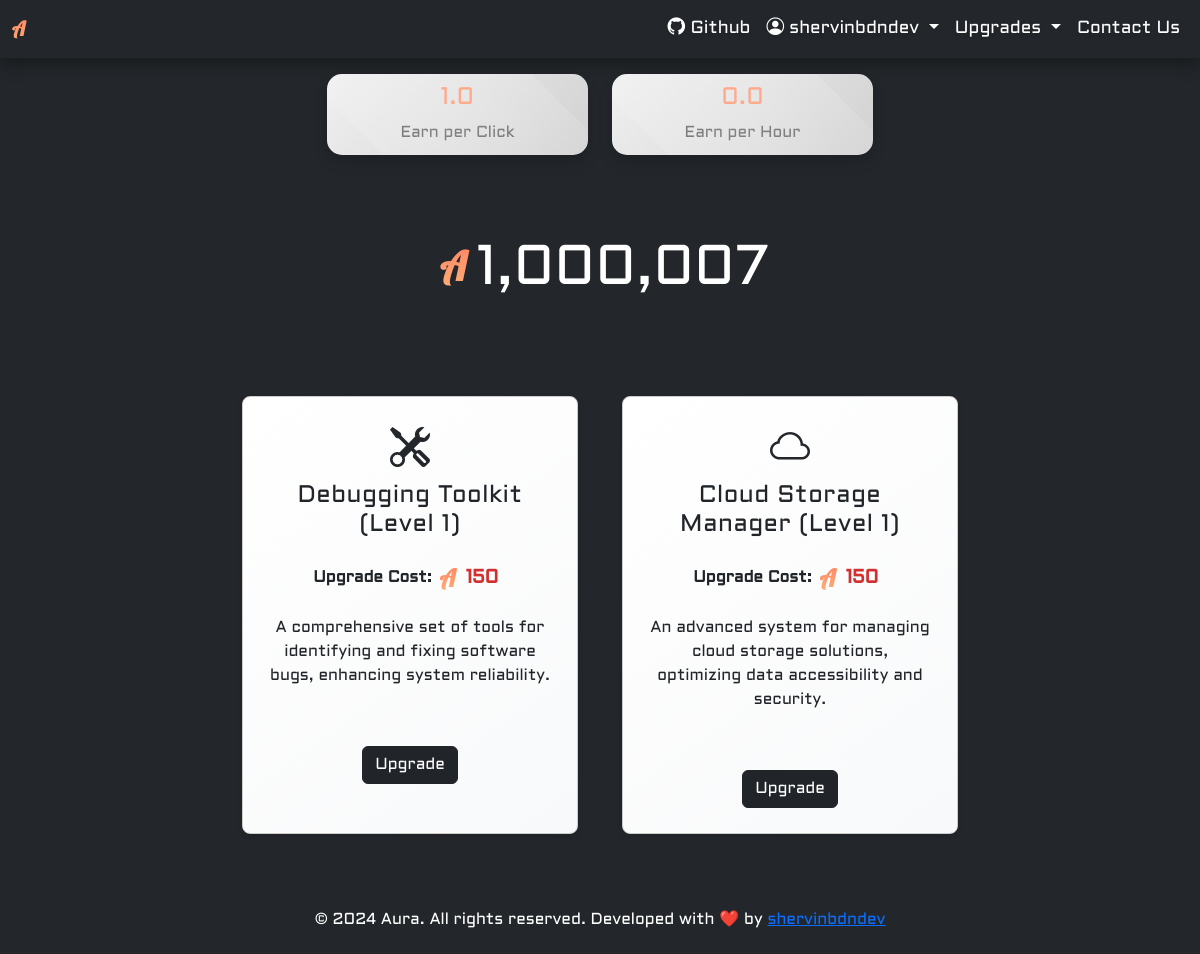
Screenshot of /upgrade/manual/ (signed in) with the database file from the repository.
### upgrade/models.py (models this page shows, shortened)
class Card(models.Model):
    TYPE_CHOICES: list[tuple[str, str]] = [
        ('manual', 'Manual'),
        ('advanced', 'Advanced'),
        ('business', 'Business'),
        ('legendary', 'Legendary'),
    ]
    card_type = models.CharField(max_length=10, choices=TYPE_CHOICES, blank=True, null=True, verbose_name='Type')
    name = models.CharField(max_length=100, blank=True, null=True ,verbose_name='Name')
    description = models.TextField(verbose_name='Description')
    icon = models.CharField(max_length=100, blank=True, null=True ,verbose_name='Icon')
    initial_upgrade_cost = models.IntegerField(default=100, verbose_name='Upgrade Cost')
    class Meta:
        verbose_name = 'Card'
        verbose_name_plural = 'Cards'

### upgrade/views.py (the view)
class UpgradeCardsView(View):
    def get(self, request: HttpRequest, card_type: str) -> HttpResponse:
        user_coins, created = UserCoinModel.objects.get_or_create(user=request.user)
        cards = Card.objects.filter(card_type=card_type)
        user_upgrades = {upgrade.to_card.id: upgrade for upgrade in CardUpgrade.objects.filter(user=request.user)}
        return render(
            request=request,
            template_name='upgrade/upgrade.html',
            context={
                'card_data': [
                    {
                        'icon': card.icon,
                        'name': card.name,
                        'level': user_upgrades[card.id].card_level if card.id in user_upgrades else 1,
                        'cost': user_upgrades[card.id].card_upgrade_cost if card.id in user_upgrades else card.initial_upgrade_cost,
                        'description': card.description
                    }
                    for card in cards
                ],
                'coins': user_coins.coins,
                'has_claimed': user_coins.has_claimed_reward,
                'server': data,
            }
        )

### templates/upgrade/upgrade.html (shortened to what this page needs)
{% extends '../base.html' %}
{% load static %}
{% load humanize %}
{% block head %}
    <head>
        <link rel="stylesheet" href="{% static 'css/styles.css' %}">
        <link rel="stylesheet" href="https://cdnjs.cloudflare.com/ajax/libs/font-awesome/5.15.4/css/all.min.css">
        <link rel="stylesheet" href="https://cdn.jsdelivr.net/npm/bootstrap-icons@1.10.5/font/bootstrap-icons.css">
        <link rel="stylesheet" href="https://cdn.jsdelivr.net/npm/bootstrap@5.3.0-alpha1/dist/css/bootstrap.min.css">
    </head>
{% endblock head %}
{% block body %}
    <body class="profile">
        <div class="wrapper">
            <nav class="navbar navbar-expand-lg navbar-dark">
                <div class="container-fluid">
                    <a class="navbar-brand" style="font-family: Lobster;" href="{% url 'index' %}">A
                    </a>
                    <div class="collapse navbar-collapse justify-content-end" id="navbarNav">
                        <ul class="navbar-nav">
                            <a class="nav-link" href="https://github.com/shervinbdndev/Aura">
                                <i class="bi bi-github" aria-hidden="true"></i>&nbsp;Github
                            </a>
                            {% if request.user.is_authenticated %}
                                <li class="nav-item dropdown">
                                    <a class="nav-link dropdown-toggle" href="#" id="navbarDropdown" role="button" data-bs-toggle="dropdown" aria-expanded="false">
                                        <i class="bi bi-person-circle" aria-hidden="true"></i>&nbsp;{{ request.user.username }}
                                    </a>
                                </li>
                            {% endif %}
                            {% if request.user.is_authenticated %}
                                <li class="nav-item dropdown">
                                    <a class="nav-link dropdown-toggle" id="navbarDropdown" role="button" data-bs-toggle="dropdown" aria-expanded="false">
                                        Upgrades
                                    </a>
                                </li>
                            {% else %}
                                {{ none }}
                            {% endif %}
                            <li class="nav-item">
                                <a class="nav-link" href="#">Contact Us</a>
                            </li>
                        </ul>
                    </div>
                </div>
            </nav>
            <div class="container py-3">
                <div class="row justify-content-center align-items-stretch">
                    <div class="col-lg-3 col-md-4 col-5">
                        <div class="fancy-container text-center d-flex flex-column justify-content-center">
                            <h1 class="mb-2">1.0</h1>
                            <p>Earn per Click</p>
                        </div>
                    </div>
                    <div class="col-lg-3 col-md-4 col-5">
                        <div class="fancy-container text-center d-flex flex-column justify-content-center">
                            <h1 class="mb-2">0.0</h1>
                            <p>Earn per Hour</p>
                        </div>
                    </div>
                </div>
            </div>
            <div class="container py-5">
                <div class="row justify-content-center text-white text-center">
                    <div class="col-lg-4 d-flex flex-column align-items-center justify-content-center">
                        <div class="d-flex flex-row align-items-center">
                            <h1 class="navbar-brand p-2 mb-3" style="font-family: Lobster; font-size: 2.5rem;">A</h1>
                            <h1 class="display-4"><span id="coin-count">{{ coins|intcomma }}</span></h1>
                        </div>
                    </div>
                </div>
            </div>
            <div class="container py-4">
                {% if card_data %}
                    <div class="row justify-content-center">
                        {% for card in card_data %}
                            <div class="col-12 col-sm-6 col-md-4 mb-4 d-flex justify-content-center">
                                <div class="card-container elevation-2">
                                    <i class="{{ card.icon }} card-icon"></i>
                                    <h5 class="card-title">{{ card.name }} (Level {{ card.level }})</h5>
                                    <div class="row justify-content-center align-items-center">
                                        <div class="col-auto text-center">
                                            <div class="d-flex justify-content-center align-items-center mb-0">
                                                <strong class="me-2">Upgrade Cost:</strong>
                                                <span class="navbar-brand p-0" style="font-family: Lobster; font-size: 1.5rem;">A</span>
                                                <span class="coin-amount pt-4">{{ card.cost|intcomma }}</span>
                                            </div>
                                        </div>
                                    </div>
                                    <p class="card-description">{{ card.description }}</p>
                                    <br><br>
                                    <button class="btn btn-dark">Upgrade</button>
                                </div>
                            </div>
                        {% endfor %}
                    </div>
                {% else %}
                    <p class="text-white text-center">No cards available for upgrades</p>
                {% endif %}
            </div>
        </div>
    </body>
{% endblock body %}
{% block footer %}
    <footer class="text-white text-center py-3">
        <p>&copy; {{ server.copyright }} Developed with ❤️ by <a href="https://shervinbdndev.vercel.app/#/">shervinbdndev</a></p>
    </footer>
{% endblock footer %}

### templates/base.html
<!DOCTYPE html>
<html lang="en">
{% block head %}{% endblock head %}
{% block body %}{% endblock body %}
{% block footer %}{% endblock footer %}
</html>

### static/css/styles.css (style rules this page uses)
html, body { height: 100%; }
.wrapper { min-height: 100%; display: flex; flex-direction: column; }
.btn { transition: background-color 0.3s ease; }
.profile { background: #23272b; }
.fancy-container { background: linear-gradient(135deg, #f0f0f0, #d1d1d1); padding: 10px; margin-bottom: 15px; border-radius: 15px; border: none; box-shadow: 0 8px 15px rgba(0, 0, 0, 0.1), 0 4px 6px rgba(0, 0, 0, 0.06); transition: all 0.3s ease-in-out; position: relative; overflow: hidden; }
.fancy-container h1 { color: #ff9671; font-size: 1.5rem; }
.fancy-container p { font-size: 1rem; color: #666; margin-bottom: 0; }
.fancy-container:before { content: ""; position: absolute; top: -50%; left: -50%; width: 200%; height: 200%; background: radial-gradient(circle, rgba(255, 255, 255, 0.2), transparent); transform: rotate(45deg); transition: all 0.6s ease-in-out; }
footer { flex-shrink: 0; }
.navbar { background-color: #23272b; padding: 1rem 2rem; box-shadow: 0 8px 15px rgba(0, 0, 0, 0.3); transition: all 0.3s ease; }
.navbar-brand { color: #fff; font-weight: 700; text-transform: uppercase; background: -webkit-linear-gradient(#ff7e5f, #feb47b); background-clip: text; -webkit-background-clip: text; -webkit-text-fill-color: transparent; letter-spacing: 2px; transition: all 0.3s ease; }
.navbar-nav .nav-link { font-size: 1.1rem; color: #fff; transition: color 0.3s ease; padding: 0.5rem 1rem; text-shadow: 0 2px 4px rgba(0, 0, 0, 0.1); }
.card-container { border: 1px solid #ccc; border-radius: 8px; padding: 25px; margin: 10px; text-align: center; box-shadow: 0 4px 8px rgba(0, 0, 0, 0.1); transition: transform 0.3s, box-shadow 0.3s; background: linear-gradient(145deg, #fff, #f8f9fa); }
.card-icon { font-size: 40px !important; margin-bottom: 15px; color: #23272b; }
.card-title { font-size: 1.5rem; font-weight: 500; color: #666; margin-bottom: 10px; letter-spacing: 0.5px; }
.coin-amount { font-size: 1.2rem; font-weight: 700; color: #d32f2f; margin-bottom: 15px; padding: 8px; }
.card-description { font-size: 1rem; margin-bottom: 10px; }
.elevation-2 { box-shadow: 0 2px 5px rgba(0, 0, 0, 0.15); }

### templates/upgrade/upgrade.html (style rules this page uses)
* { font-family: Aldrich; }

### rows the page displays
Card: name "Debugging Toolkit", description "A comprehensive set of tools for identifying and fixing software bugs, enhancing system reliability."
Card: name "Cloud Storage Manager", description "An advanced system for managing cloud storage solutions, optimizing data accessibility and security."

### other values shown
{{ request.user.username }} "shervinbdndev"
{{ coins|intcomma }} "1,000,007"
{{ card.level }} "1" "1"
{{ card.cost|intcomma }} "150" "150"
{{ server.copyright }} "2024 Aura. All rights reserved."
